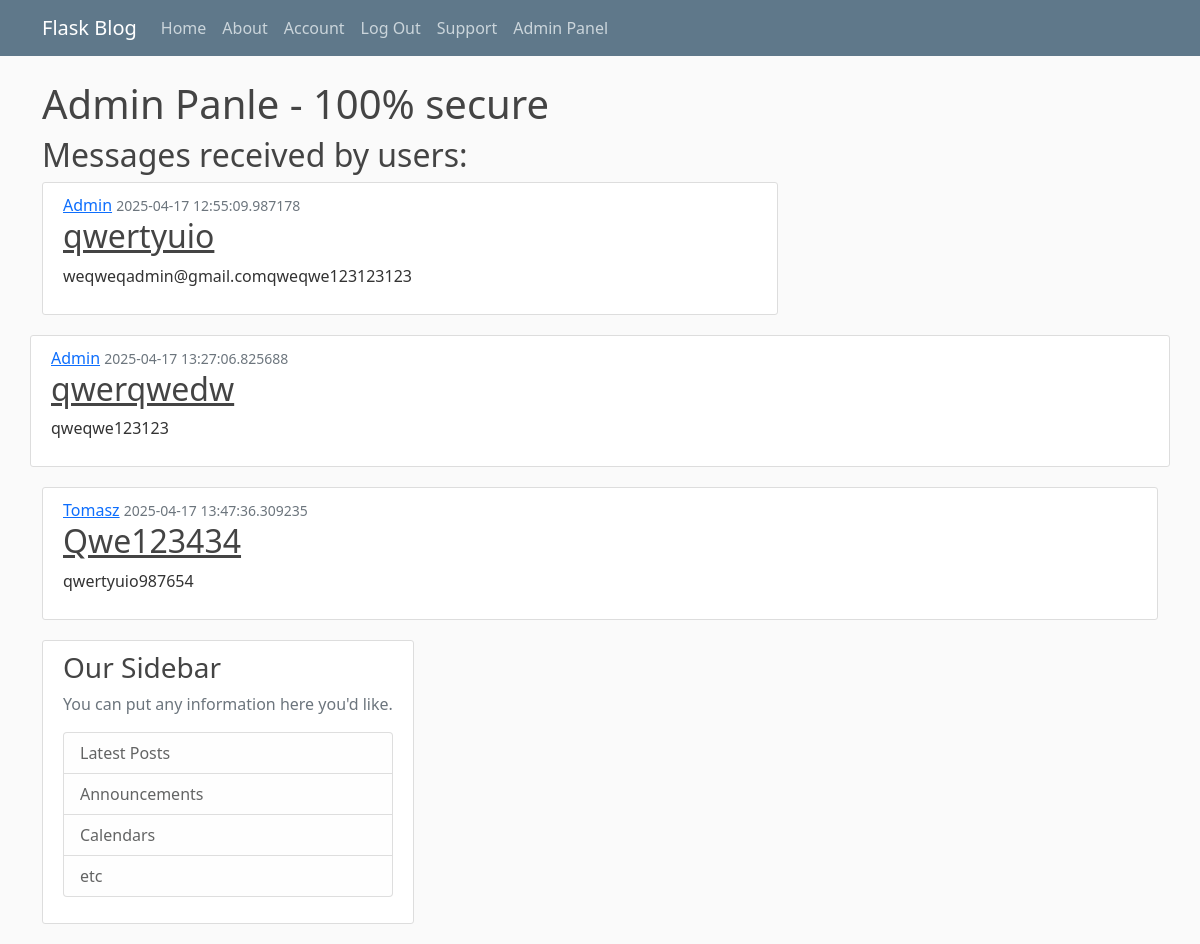
The app's page /admin_panel (signed in) with its own data.
### flaskstart/models.py (models this page shows, shortened)
class Support(db.Model):
    id = db.Column(db.Integer, primary_key=True)
    title = db.Column(db.String(100), nullable=False)
    date_posted = db.Column(db.DateTime, nullable=False, default=datetime.utcnow)
    message = db.Column(db.Text, nullable=False)
    user_id = db.Column(db.Integer, db.ForeignKey('user.id'), nullable=False)
    user = db.relationship('User', backref='messages', lazy=True)

class User(db.Model, UserMixin):
    id = db.Column(db.Integer, primary_key=True)
    username = db.Column(db.String(20), unique=True, nullable=False)
    email = db.Column(db.String(120), unique=True, nullable=False)
    image_file = db.Column(db.String(20), nullable=False, default='default.jpg')
    password = db.Column(db.String(60), nullable=False)
    posts = db.relationship('Post', backref='author', lazy=True)
    posts_message = db.relationship('Post', backref='author_message', lazy=True)

### flaskstart/routes.py (the view)
@app.route("/admin_panel", methods=['GET', 'POST'])
@login_required
def admin_panel():
    messages = Support.query.all()
    return render_template('admin_panel.html', messageRead=messages, title="Admin Panel")

### flaskstart/models.py (called while the page is built)
@login_manager.user_loader
def load_user(user_id):
    return User.query.get(int(user_id))

### flaskstart/templates/admin_panel.html
{% extends "layout.html" %}
{% block content %}
        <h1>Admin Panle - 100% secure</h1>
        <h2>Messages received by users:</h2>
        {% for message in messageRead %}
            <article class="media content-section">
                <div  class="media-body">
                    <div class="media-body">
                        <a class="mr-2" href="#message_by_user">{{ message.user.username }}</a>
                        <small class="text-muted">{{ message.date_posted }}</small>
                    </div>
                    <h2>
                        <a class="article-title" href="#">{{ message.title }}</a>
                    </h2>
                        <p class="article-content">{{ message.message }}</p>
                    </div>
                </div>
            </article>
        {% endfor %}
{% endblock content %}

### flaskstart/templates/layout.html (shortened to what this page needs)
<!DOCTYPE html>
<html>
    <head>
        <link href="https://cdn.jsdelivr.net/npm/bootstrap@5.0.2/dist/css/bootstrap.min.css" rel="stylesheet">
        <link rel="stylesheet" type="text/css" href="{{ url_for('static', filename='main.css') }}">
    </head>
    <body>
        <header class="site-header">
            <nav class="navbar navbar-expand-md navbar-dark bg-steel fixed-top">
              <div class="container">
                <a class="navbar-brand mr-4" href="/">Flask Blog</a>
                <div class="collapse navbar-collapse" id="navbarToggle">
                  <div class="navbar-nav mr-auto">
                    <a class="nav-item nav-link" href="{{ url_for('home') }}">Home</a>
                    <a class="nav-item nav-link" href="{{ url_for('about') }}">About</a>
                  </div>
                  <div class="navbar-nav">
                    {% if current_user.is_authenticated %}
                      <a class="nav-item nav-link" href="{{ url_for('account') }}">Account</a>
                      <a class="nav-item nav-link" href="{{ url_for('logout') }}">Log Out</a>
                      <a class="nav-item nav-link" href="{{ url_for('support') }}">Support</a>
                      {% if current_user.is_authenticated and  current_user.email == "admin@gmail.com"%}
                      <a class="nav-item nav-link" href="{{ url_for('admin_panel') }}">Admin Panel</a>
                      {% endif %}
                    {% else %}
                      <a class="nav-item nav-link" href="{{ url_for('login') }}">Login</a>
                      <a class="nav-item nav-link" href="{{ url_for('register') }}">Register</a>
                    {% endif %}
                  </div>
                </div>
              </div>
            </nav>
          </header>
          <main role="main" class="container">
            <div class="row">
              <div class="col-md-8">
                  {% block content %}{% endblock %}
              <div class="col-md-4">
                <div class="content-section">
                  <h3>Our Sidebar</h3>
                  <p class='text-muted'>You can put any information here you'd like.
                    <ul class="list-group">
                      <li class="list-group-item list-group-item-light">Latest Posts</li>
                      <li class="list-group-item list-group-item-light">Announcements</li>
                      <li class="list-group-item list-group-item-light">Calendars</li>
                      <li class="list-group-item list-group-item-light">etc</li>
                    </ul>
                  </p>
                </div>
              </div>
          </main>
    </body>
</html>

### flaskstart/static/main.css (style rules this page uses)
body { background: #fafafa; color: #333333; margin-top: 5rem; }
h1, h2, h3, h4, h5, h6 { color: #444444; }
.bg-steel { background-color: #5f788a; }
.site-header .navbar-nav .nav-link { color: #cbd5db; }
.content-section { background: #ffffff; padding: 10px 20px; border: 1px solid #dddddd; border-radius: 3px; margin-bottom: 20px; }
.article-title { color: #444444; }
.article-content { white-space: pre-line; }

### records on screen
Support: user.username "Admin", date_posted "2025-04-17 12:55:09.987178", title "qwertyuio", message "weqweqadmin@gmail.comqweqwe123123123"
Support: user.username "Admin", date_posted "2025-04-17 13:27:06.825688", title "qwerqwedw", message "qweqwe123123"
Support: user.username "Tomasz", date_posted "2025-04-17 13:47:36.309235", title "Qwe123434", message "qwertyuio987654"
